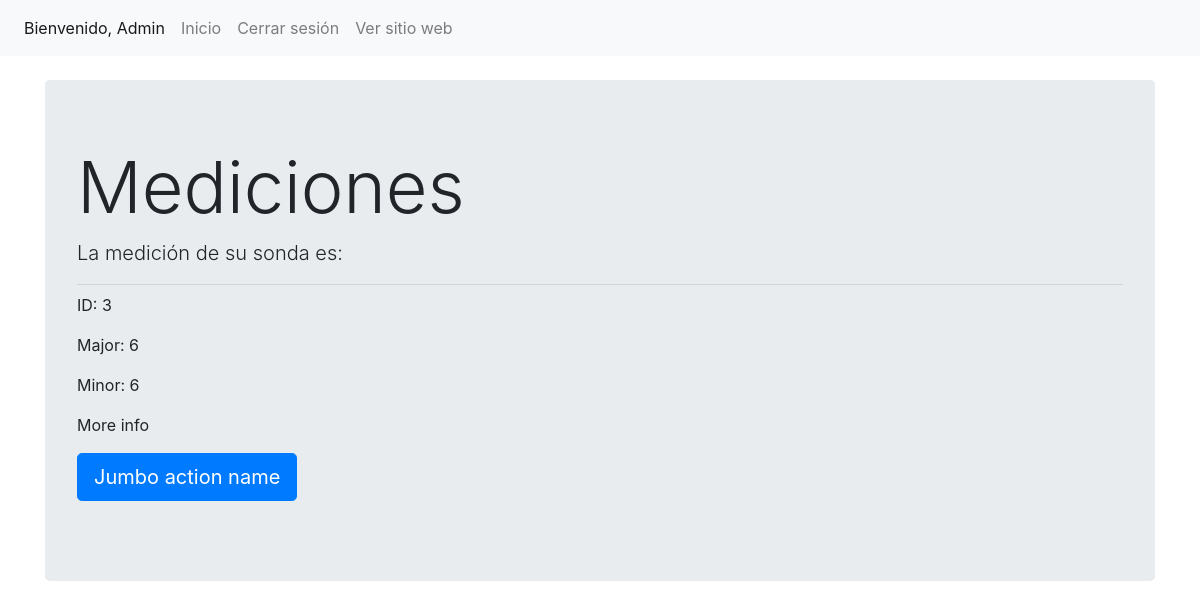
/user/inicio.php (signed in), run on the app's committed database.
### tables this page shows
CREATE TABLE `testb` (
  `ID` int(10) NOT NULL AUTO_INCREMENT,
  `major` int(10) NOT NULL,
  `minor` int(10) NOT NULL,
  PRIMARY KEY (`ID`)
);

### bd/controlador.php (called while the page is built, shortened)
<?php
$servername = "localhost";
$username = "root";
$password = "";
$dbname = "proyecto3a";
$conn = new mysqli($servername, $username, $password, $dbname);
$sql = "SELECT * FROM testB ORDER BY id DESC LIMIT 1";
$result = $conn->query($sql);
if ($result->num_rows > 0) {
    $row = $result->fetch_assoc();
} else {
    $row = array();
}
?>

### user/inicio.php (the view, shortened to what this page needs)
<!doctype html>
<html lang="en">
<head>
    <link rel="stylesheet" href="https://stackpath.bootstrapcdn.com/bootstrap/4.3.1/css/bootstrap.min.css"
>
</head>
<body>
    <?php $url = "http://" . $_SERVER['HTTP_HOST'] ?>
    <nav class="navbar navbar-expand navbar-light bg-light">
        <div class="nav navbar-nav">
            <a class="nav-item nav-link active" href="#"> Bienvenido,
                <?php echo $_SESSION['usuario']; ?> </a>
            <a class="nav-item nav-link" href="<?php echo $url; ?>/user/inicio.php">Inicio</a>
            <a class="nav-item nav-link" href="<?php echo $url; ?>/user/cerrar.php">Cerrar sesión</a>
            <a class="nav-item nav-link" href="<?php echo $url; ?>">Ver sitio web</a>
        </div>
    </nav>
    <br>
    <div class="container">
        <div class="row">
            <div class="col-md-12">
                <div class="jumbotron">
                    <h1 class="display-3">Mediciones</h1>
                    <p class="lead">La medición de su sonda es: </p>
                    <hr class="my-2">
                    <?php
                    include '../bd/controlador.php';
                    if (!empty($row)) {
                        echo "<p>ID: " . $row["ID"] . "</p>";
                        echo "<p>Major: " . $row["major"] . "</p>";
                        echo "<p>Minor: " . $row["minor"] . "</p>";
                    } else {
                        echo "<p>No se encontraron entradas en la tabla testB.</p>";
                    }
                    ?>
                       <p>More info</p>
                    <p class="lead">
                        <a class="btn btn-primary btn-lg" href="Jumbo action link" role="button">Jumbo action name</a>
                    </p>
                </div>
            </div>
        </div>
    </div>
</body>
</html>

### data on the page
testb: ID "3", major "6", minor "6"

### other printed values
$_SESSION['usuario'] "Admin"
